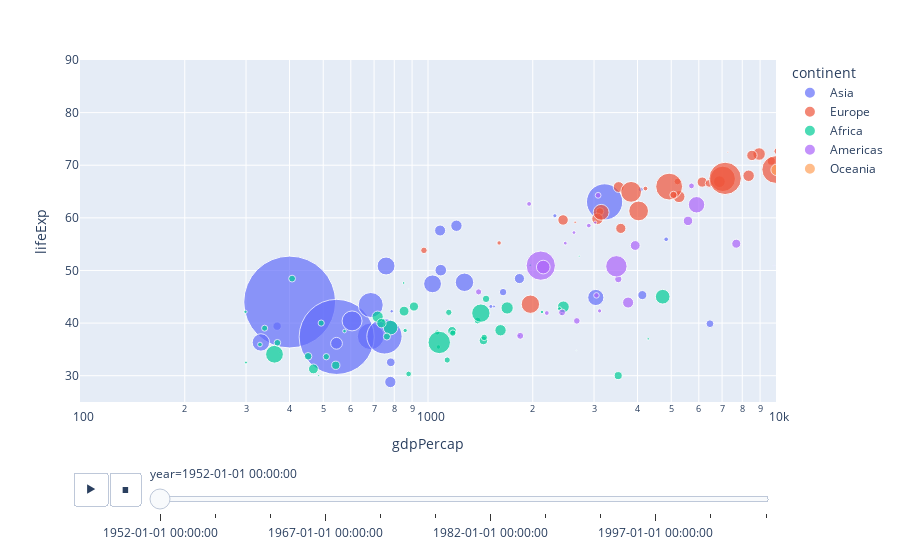

The notebook cell this image was saved under:
### Code cell
px.scatter(gapminder,
           x='gdpPercap',
           y='lifeExp',
           animation_frame="year",
           animation_group="country",
           size="pop",color="continent",
           hover_name='country',
           log_x=True,
           size_max=100,
           range_x=[100,10000],
           range_y=[25,90]
           )

### Figure 1 — Plotly figure (JSON) as saved in the notebook; plotly's stock layout.template omitted (floating-point values rounded to 4 significant figures)
{"data": [{"hovertemplate": "<b>%{hovertext}</b><br><br>continent=Asia<br>year=1952-01-01 00:00:00<br>gdpPercap=%{x}<br>lifeExp=%{y}<br>pop=%{marker.size}<extra></extra>", "hovertext": ["Afghanistan", "Bahrain", "Bangladesh", "Cambodia", "China", "Hong Kong, China", "India", "Indonesia", "Iran", "Iraq", "Israel", "Japan", "Jordan", "Korea, Dem. Rep.", "Korea, Rep.", "Kuwait", "Lebanon", "Malaysia", "Mongolia", "Myanmar", "Nepal", "Oman", "Pakistan", "Philippines", "Saudi Arabia", "Singapore", "Sri Lanka", "Syria", "Taiwan", "Thailand", "Vietnam", "West Bank and Gaza", "Yemen, Rep."], "ids": ["Afghanistan", "Bahrain", "Bangladesh", "Cambodia", "China", "Hong Kong, China", "India", "Indonesia", "Iran", "Iraq", "Israel", "Japan", "Jordan", "Korea, Dem. Rep.", "Korea, Rep.", "Kuwait", "Lebanon", "Malaysia", "Mongolia", "Myanmar", "Nepal", "Oman", "Pakistan", "Philippines", "Saudi Arabia", "Singapore", "Sri Lanka", "Syria", "Taiwan", "Thailand", "Vietnam", "West Bank and Gaza", "Yemen, Rep."], "legendgroup": "Asia", "marker": {"color": "#636efa", "size": [8425333, 120447, 46886859, 4693836, 556263527, 2125900, 372000000, 82052000, 17272000, 5441766, 1620914, 86459025, 607914, 8865488, 20947571, 160000, 1439529, 6748378, 800663, 20092996, 9182536, 507833, 41346560, 22438691, 4005677, 1127000, 7982342, 3661549, 8550362, 21289402, 26246839, 1030585, 4963829], "sizemode": "area", "sizeref": 131900.0, "symbol": "circle"}, "mode": "markers", "name": "Asia", "orientation": "v", "showlegend": true, "type": "scatter", "x": [779.4, 9867.0, 684.2, 368.5, 400.4, 3054.0, 546.6, 749.7, 3035.0, 4130.0, 4087.0, 3217.0, 1547.0, 1088.0, 1031.0, 108400.0, 4835.0, 1831.0, 786.6, 331, 545.9, 1828.0, 684.6, 1273.0, 6460.0, 2315.0, 1084.0, 1643.0, 1207.0, 757.8, 605.1, 1516.0, 781.7], "xaxis": "x", "y": [28.8, 50.94, 37.48, 39.42, 44, 60.96, 37.37, 37.47, 44.87, 45.32, 65.39, 63.03, 43.16, 50.06, 47.45, 55.56, 55.93, 48.46, 42.24, 36.32, 36.16, 37.58, 43.44, 47.75, 39.88, 60.4, 57.59, 45.88, 58.5, 50.85, 40.41, 43.16, 32.55], "yaxis": "y"}, {"hovertemplate": "<b>%{hovertext}</b><br><br>continent=Europe<br>year=1952-01-01 00:00:00<br>gdpPercap=%{x}<br>lifeExp=%{y}<br>pop=%{marker.size}<extra></extra>", "hovertext": ["Albania", "Austria", "Belgium", "Bosnia and Herzegovina", "Bulgaria", "Croatia", "Czech Republic", "Denmark", "Finland", "France", "Germany", "Greece", "Hungary", "Iceland", "Ireland", "Italy", "Montenegro", "Netherlands", "Norway", "Poland", "Portugal", "Romania", "Serbia", "Slovak Republic", "Slovenia", "Spain", "Sweden", "Switzerland", "Turkey", "United Kingdom"], "ids": ["Albania", "Austria", "Belgium", "Bosnia and Herzegovina", "Bulgaria", "Croatia", "Czech Republic", "Denmark", "Finland", "France", "Germany", "Greece", "Hungary", "Iceland", "Ireland", "Italy", "Montenegro", "Netherlands", "Norway", "Poland", "Portugal", "Romania", "Serbia", "Slovak Republic", "Slovenia", "Spain", "Sweden", "Switzerland", "Turkey", "United Kingdom"], "legendgroup": "Europe", "marker": {"color": "#EF553B", "size": [1282697, 6927772, 8730405, 2791000, 7274900, 3882229, 9125183, 4334000, 4090500, 42459667, 69145952, 7733250, 9504000, 147962, 2952156, 47666000, 413834, 10381988, 3327728, 25730551, 8526050, 16630000, 6860147, 3558137, 1489518, 28549870, 7124673, 4815000, 22235677, 50430000], "sizemode": "area", "sizeref": 131900.0, "symbol": "circle"}, "mode": "markers", "name": "Europe", "orientation": "v", "showlegend": true, "type": "scatter", "x": [1601.0, 6137.0, 8343.0, 973.5, 2444.0, 3119.0, 6876.0, 9692.0, 6425.0, 7030.0, 7144.0, 3531.0, 5264.0, 7268.0, 5210.0, 4931.0, 2648.0, 8942.0, 10100.0, 4029.0, 3068.0, 3145.0, 3581.0, 5075.0, 4215.0, 3834.0, 8528.0, 14730.0, 1969.0, 9980.0], "xaxis": "x", "y": [55.23, 66.8, 68, 53.82, 59.6, 61.21, 66.87, 70.78, 66.55, 67.41, 67.5, 65.86, 64.03, 72.49, 66.91, 65.94, 59.16, 72.13, 72.67, 61.31, 59.82, 61.05, 58.0, 64.36, 65.57, 64.94, 71.86, 69.62, 43.59, 69.18], "yaxis": "y"}, {"hovertemplate": "<b>%{hovertext}</b><br><br>continent=Africa<br>year=1952-01-01 00:00:00<br>gdpPercap=%{x}<br>lifeExp=%{y}<br>pop=%{marker.size}<extra></extra>", "hovertext": ["Algeria", "Angola", "Benin", "Botswana", "Burkina Faso", "Burundi", "Cameroon", "Central African Republic", "Chad", "Comoros", "Congo, Dem. Rep.", "Congo, Rep.", "Cote d'Ivoire", "Djibouti", "Egypt", "Equatorial Guinea", "Eritrea", "Ethiopia", "Gabon", "Gambia", "Ghana", "Guinea", "Guinea-Bissau", "Kenya", "Lesotho", "Liberia", "Libya", "Madagascar", "Malawi", "Mali", "Mauritania", "Mauritius", "Morocco", "Mozambique", "Namibia", "Niger", "Nigeria", "Reunion", "Rwanda", "Sao Tome and Principe", "Senegal", "Sierra Leone", "Somalia", "South Africa", "Sudan", "Swaziland", "Tanzania", "Togo", "Tunisia", "Uganda", "Zambia", "Zimbabwe"], "ids": ["Algeria", "Angola", "Benin", "Botswana", "Burkina Faso", "Burundi", "Cameroon", "Central African Republic", "Chad", "Comoros", "Congo, Dem. Rep.", "Congo, Rep.", "Cote d'Ivoire", "Djibouti", "Egypt", "Equatorial Guinea", "Eritrea", "Ethiopia", "Gabon", "Gambia", "Ghana", "Guinea", "Guinea-Bissau", "Kenya", "Lesotho", "Liberia", "Libya", "Madagascar", "Malawi", "Mali", "Mauritania", "Mauritius", "Morocco", "Mozambique", "Namibia", "Niger", "Nigeria", "Reunion", "Rwanda", "Sao Tome and Principe", "Senegal", "Sierra Leone", "Somalia", "South Africa", "Sudan", "Swaziland", "Tanzania", "Togo", "Tunisia", "Uganda", "Zambia", "Zimbabwe"], "legendgroup": "Africa", "marker": {"color": "#00cc96", "size": [9279525, 4232095, 1738315, 442308, 4469979, 2445618, 5009067, 1291695, 2682462, 153936, 14100005, 854885, 2977019, 63149, 22223309, 216964, 1438760, 20860941, 420702, 284320, 5581001, 2664249, 580653, 6464046, 748747, 863308, 1019729, 4762912, 2917802, 3838168, 1022556, 516556, 9939217, 6446316, 485831, 3379468, 33119096, 257700, 2534927, 60011, 2755589, 2143249, 2526994, 14264935, 8504667, 290243, 8322925, 1219113, 3647735, 5824797, 2672000, 3080907], "sizemode": "area", "sizeref": 131900.0, "symbol": "circle"}, "mode": "markers", "name": "Africa", "orientation": "v", "showlegend": true, "type": "scatter", "x": [2449.0, 3521.0, 1063.0, 851.2, 543.3, 339.3, 1173.0, 1071.0, 1179.0, 1103.0, 780.5, 2126.0, 1389.0, 2670.0, 1419.0, 375.6, 328.9, 362.1, 4293.0, 485.2, 911.3, 510.2, 299.9, 853.5, 298.8, 575.6, 2388.0, 1443.0, 369.2, 452.3, 743.1, 1968.0, 1688.0, 468.5, 2424.0, 761.9, 1077.0, 2719.0, 493.3, 879.6, 1450.0, 879.8, 1136.0, 4725.0, 1616.0, 1148.0, 716.7, 859.8, 1468.0, 734.8, 1147.0, 406.9], "xaxis": "x", "y": [43.08, 30.02, 38.22, 47.62, 31.98, 39.03, 38.52, 35.46, 38.09, 40.72, 39.14, 42.11, 40.48, 34.81, 41.89, 34.48, 35.93, 34.08, 37.0, 30, 43.15, 33.61, 32.5, 42.27, 42.14, 38.48, 42.72, 36.68, 36.26, 33.69, 40.54, 50.99, 42.87, 31.29, 41.73, 37.44, 36.32, 52.72, 40, 46.47, 37.28, 30.33, 32.98, 45.01, 38.63, 41.41, 41.22, 38.6, 44.6, 39.98, 42.04, 48.45], "yaxis": "y"}, {"hovertemplate": "<b>%{hovertext}</b><br><br>continent=Americas<br>year=1952-01-01 00:00:00<br>gdpPercap=%{x}<br>lifeExp=%{y}<br>pop=%{marker.size}<extra></extra>", "hovertext": ["Argentina", "Bolivia", "Brazil", "Canada", "Chile", "Colombia", "Costa Rica", "Cuba", "Dominican Republic", "Ecuador", "El Salvador", "Guatemala", "Haiti", "Honduras", "Jamaica", "Mexico", "Nicaragua", "Panama", "Paraguay", "Peru", "Puerto Rico", "Trinidad and Tobago", "United States", "Uruguay", "Venezuela"], "ids": ["Argentina", "Bolivia", "Brazil", "Canada", "Chile", "Colombia", "Costa Rica", "Cuba", "Dominican Republic", "Ecuador", "El Salvador", "Guatemala", "Haiti", "Honduras", "Jamaica", "Mexico", "Nicaragua", "Panama", "Paraguay", "Peru", "Puerto Rico", "Trinidad and Tobago", "United States", "Uruguay", "Venezuela"], "legendgroup": "Americas", "marker": {"color": "#ab63fa", "size": [17876956, 2883315, 56602560, 14785584, 6377619, 12350771, 926317, 6007797, 2491346, 3548753, 2042865, 3146381, 3201488, 1517453, 1426095, 30144317, 1165790, 940080, 1555876, 8025700, 2227000, 662850, 157553000, 2252965, 5439568], "sizemode": "area", "sizeref": 131900.0, "symbol": "circle"}, "mode": "markers", "name": "Americas", "orientation": "v", "showlegend": true, "type": "scatter", "x": [5911.0, 2677.0, 2109.0, 11370.0, 3940.0, 2144.0, 2627.0, 5587.0, 1398.0, 3522.0, 3048.0, 2428.0, 1840.0, 2195.0, 2899.0, 3478.0, 3112.0, 2480.0, 1952.0, 3759.0, 3082.0, 3023.0, 13990.0, 5717.0, 7690.0], "xaxis": "x", "y": [62.48, 40.41, 50.92, 68.75, 54.74, 50.64, 57.21, 59.42, 45.93, 48.36, 45.26, 42.02, 37.58, 41.91, 58.53, 50.79, 42.31, 55.19, 62.65, 43.9, 64.28, 59.1, 68.44, 66.07, 55.09], "yaxis": "y"}, {"hovertemplate": "<b>%{hovertext}</b><br><br>continent=Oceania<br>year=1952-01-01 00:00:00<br>gdpPercap=%{x}<br>lifeExp=%{y}<br>pop=%{marker.size}<extra></extra>", "hovertext": ["Australia", "New Zealand"], "ids": ["Australia", "New Zealand"], "legendgroup": "Oceania", "marker": {"color": "#FFA15A", "size": [8691212, 1994794], "sizemode": "area", "sizeref": 131900.0, "symbol": "circle"}, "mode": "markers", "name": "Oceania", "orientation": "v", "showlegend": true, "type": "scatter", "x": [10040.0, 10560.0], "xaxis": "x", "y": [69.12, 69.39], "yaxis": "y"}], "layout": {"legend": {"itemsizing": "constant", "title": {"text": "continent"}, "tracegroupgap": 0}, "margin": {"t": 60}, "sliders": [{"active": 0, "currentvalue": {"prefix": "year="}, "len": 0.9, "pad": {"b": 10, "t": 60}, "steps": [{"args": [["1952-01-01 00:00:00"], {"frame": {"duration": 0, "redraw": false}, "fromcurrent": true, "mode": "immediate", "transition": {"duration": 0, "easing": "linear"}}], "label": "1952-01-01 00:00:00", "method": "animate"}, {"args": [["1957-01-01 00:00:00"], {"frame": {"duration": 0, "redraw": false}, "fromcurrent": true, "mode": "immediate", "transition": {"duration": 0, "easing": "linear"}}], "label": "1957-01-01 00:00:00", "method": "animate"}, {"args": [["1962-01-01 00:00:00"], {"frame": {"duration": 0, "redraw": false}, "fromcurrent": true, "mode": "immediate", "transition": {"duration": 0, "easing": "linear"}}], "label": "1962-01-01 00:00:00", "method": "animate"}, {"args": [["1967-01-01 00:00:00"], {"frame": {"duration": 0, "redraw": false}, "fromcurrent": true, "mode": "immediate", "transition": {"duration": 0, "easing": "linear"}}], "label": "1967-01-01 00:00:00", "method": "animate"}, {"args": [["1972-01-01 00:00:00"], {"frame": {"duration": 0, "redraw": false}, "fromcurrent": true, "mode": "immediate", "transition": {"duration": 0, "easing": "linear"}}], "label": "1972-01-01 00:00:00", "method": "animate"}, {"args": [["1977-01-01 00:00:00"], {"frame": {"duration": 0, "redraw": false}, "fromcurrent": true, "mode": "immediate", "transition": {"duration": 0, "easing": "linear"}}], "label": "1977-01-01 00:00:00", "method": "animate"}, {"args": [["1982-01-01 00:00:00"], {"frame": {"duration": 0, "redraw": false}, "fromcurrent": true, "mode": "immediate", "transition": {"duration": 0, "easing": "linear"}}], "label": "1982-01-01 00:00:00", "method": "animate"}, {"args": [["1987-01-01 00:00:00"], {"frame": {"duration": 0, "redraw": false}, "fromcurrent": true, "mode": "immediate", "transition": {"duration": 0, "easing": "linear"}}], "label": "1987-01-01 00:00:00", "method": "animate"}, {"args": [["1992-01-01 00:00:00"], {"frame": {"duration": 0, "redraw": false}, "fromcurrent": true, "mode": "immediate", "transition": {"duration": 0, "easing": "linear"}}], "label": "1992-01-01 00:00:00", "method": "animate"}, {"args": [["1997-01-01 00:00:00"], {"frame": {"duration": 0, "redraw": false}, "fromcurrent": true, "mode": "immediate", "transition": {"duration": 0, "easing": "linear"}}], "label": "1997-01-01 00:00:00", "method": "animate"}, {"args": [["2002-01-01 00:00:00"], {"frame": {"duration": 0, "redraw": false}, "fromcurrent": true, "mode": "immediate", "transition": {"duration": 0, "easing": "linear"}}], "label": "2002-01-01 00:00:00", "method": "animate"}, {"args": [["2007-01-01 00:00:00"], {"frame": {"duration": 0, "redraw": false}, "fromcurrent": true, "mode": "immediate", "transition": {"duration": 0, "easing": "linear"}}], "label": "2007-01-01 00:00:00", "method": "animate"}], "x": 0.1, "xanchor": "left", "y": 0, "yanchor": "top"}], "updatemenus": [{"buttons": [{"args": [null, {"frame": {"duration": 500, "redraw": false}, "fromcurrent": true, "mode": "immediate", "transition": {"duration": 500, "easing": "linear"}}], "label": "&#9654;", "method": "animate"}, {"args": [[null], {"frame": {"duration": 0, "redraw": false}, "fromcurrent": true, "mode": "immediate", "transition": {"duration": 0, "easing": "linear"}}], "label": "&#9724;", "method": "animate"}], "direction": "left", "pad": {"r": 10, "t": 70}, "showactive": false, "type": "buttons", "x": 0.1, "xanchor": "right", "y": 0, "yanchor": "top"}], "xaxis": {"anchor": "y", "domain": [0, 1], "range": [2, 4], "title": {"text": "gdpPercap"}, "type": "log"}, "yaxis": {"anchor": "x", "domain": [0, 1], "range": [25, 90], "title": {"text": "lifeExp"}}}}
